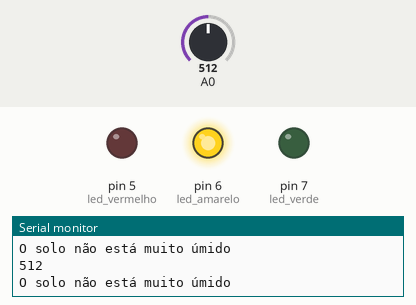
The sketch below on a simulated Arduino Uno, built with avr-gcc and run on an emulated ATmega328P. Parts: output pins drawn as LEDs (lit = HIGH), the last lines printed to the serial monitor. The inputs (shaded band) are chosen by the test bench; at power-on: A0 = 512.

Above: at 1.2 s.
1.3 s: A0 set to 407
2.8 s: A0 set to 383
At 4.0 s:
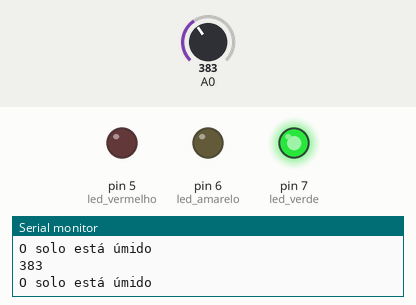
4.3 s: A0 set to 810
At 5.5 s:
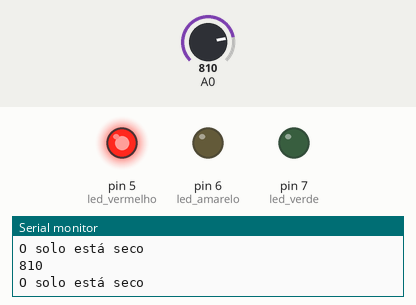
5.8 s: A0 set to 782
At 7.0 s:
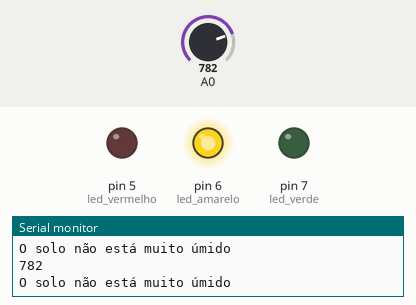
7.3 s: A0 set to 900
At 8.4 s:
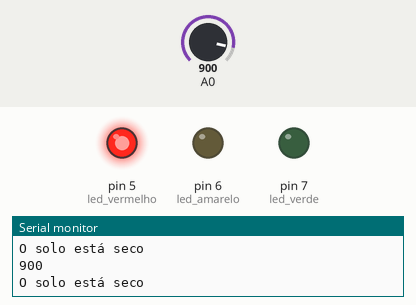
Timing chart, 0 to 9.8 s (numbered marks = the images above; inputs shaded):
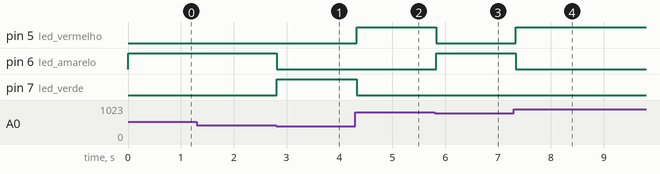

Measured:
- the behaviour switches between 400 and 399 on A0 (found by bisection; images 0 and 1)
- the behaviour switches between 800 and 799 on A0 (found by bisection; images 2 and 3)
- after the input at 2.8 s, pin 6 (led_amarelo): HIGH → LOW at once; pin 7 (led_verde): LOW → HIGH at once
- after the input at 4.3 s, pin 5 (led_vermelho): LOW → HIGH at once; pin 7 (led_verde): HIGH → LOW at once
- after the input at 5.8 s, pin 5 (led_vermelho): HIGH → LOW at once; pin 6 (led_amarelo): LOW → HIGH at once
- after the input at 7.3 s, pin 5 (led_vermelho): LOW → HIGH at once; pin 6 (led_amarelo): HIGH → LOW at once

The sketch:

secao-3.1.ino
```cpp
// Seção 3.1 - Checando a umidade do solo
// Definição de variáveis das portas

int led_vermelho = 5;
int led_amarelo = 6;
int led_verde = 7;

void setup() {
  Serial.begin(9600);
  pinMode(A0, INPUT);

  pinMode(led_vermelho, OUTPUT);
  pinMode(led_amarelo, OUTPUT);
  pinMode(led_verde, OUTPUT);
}

void loop() {
  int valor_leitura = analogRead(A0);
  Serial.println(valor_leitura);

  // Definição do solo úmido como maior que 0 e menor que 400
  if (valor_leitura > 0 && valor_leitura < 400)
  {
    Serial.println("O solo está úmido");
    apagarLuzes();
    digitalWrite(led_verde, HIGH);
  }

  // Definição do solo com umidade média como maior que 400 e menor que 800
  if (valor_leitura >= 400 && valor_leitura < 800)
  {
    Serial.println("O solo não está muito úmido");
    apagarLuzes();
    digitalWrite(led_amarelo, HIGH);
  }

  // Definição do solo seco como maior que 800 e menor que 1024
  if (valor_leitura >= 800 && valor_leitura < 1024)
  {
    Serial.println("O solo está seco");
    apagarLuzes();
    digitalWrite(led_vermelho, HIGH);
  }
  delay(100);
}

void apagarLuzes(){
  digitalWrite(led_vermelho, LOW);
  digitalWrite(led_amarelo, LOW);
  digitalWrite(led_verde, LOW);
}
```
